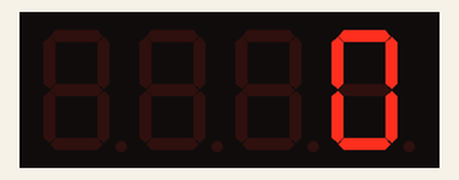
The sketch below on a simulated Arduino Uno, built with avr-gcc and run on an emulated ATmega328P. On the bench: 4-digit seven-segment display.

Above: at 0.1 s.
At 2.1 s:
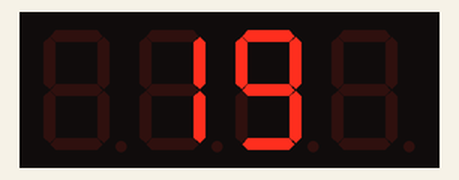
At 4.2 s:
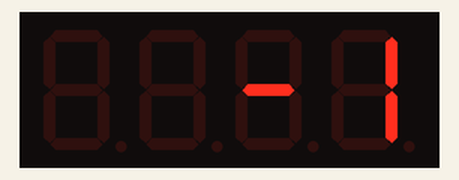
At 6.3 s:
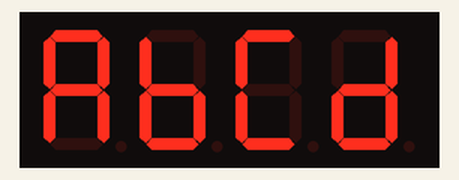
At 7.3 s:
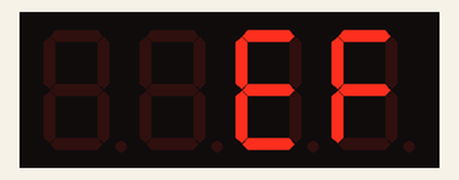
At 12.0 s:
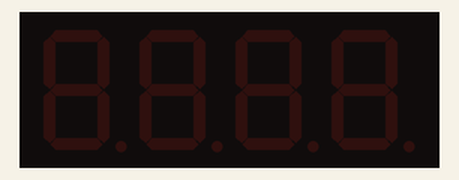

Measured:
- by itself, everything shown: repeats every 14.0 s, in 17 steps
- what the display in image 1 shows lasts 1.0 s, from 2.1 s to 3.1 s

The sketch:

7sd_4d.ino
```cpp
#include "TM1637Display.h"  // Kütüphaneyi ekliyoruz

int CLK = 2;  // Modülün CLK pini
int DIO = 3;  // Modülün DIO pini

TM1637Display display(CLK, DIO);  // Kütüphane tanımlanıyor


void setup() {
  // put your setup code here, to run once:
}

void loop() {
  display.setBrightness(7);  // Parlaklık ayarı (0 en düşük, 7 en yüksek)

  display.showNumberDec(0, false);  // Ekranda ___0 yazacak
  delay(1000);
  display.showNumberDec(1, true);  // Ekranda 0001 yazacak
  delay(1000);
  display.clear();                         // Yeni bilgi göndermeden önce ekranı temizle
  display.showNumberDec(19, false, 2, 1);  // Ekranda _19_ yazacak
  delay(1000);
  display.clear();
  display.showNumberDec(4, true, 2, 0);  // Ekranda 04__ yazacak
  delay(1000);
  display.clear();
  display.showNumberDec(-1, false, 3, 1);  // Ekranda __-1 yazacak
  delay(1000);
  display.clear();
  display.showNumberDec(-2, false, 3, 0);  // Ekranda _-2_ yazacak
  delay(1000);
  display.clear();
  display.showNumberHexEx(0xABCD);  // Ekranda ABCD yazacak
  delay(1000);
  display.clear();
  display.showNumberHexEx(0xEF);  // Ekranda __EF yazacak
  delay(1000);

  for (int x = 0; x < 7; x++) {  // Parlaklık ayarını değiştirelim
    display.setBrightness(x);
    display.showNumberDec(1919, false);  // Yazılan değişince parlaklık değişir
    delay(500);
  }

  display.setBrightness(7, false);     // Burada false yapıp veri değişince-
  display.showNumberDec(1919, false);  // - ekran kapanır. 1919 hiç görünmeyecek
  delay(1000);
  display.setBrightness(7, true);      // Ekran açıldı, hala veri görünmüyor
  display.showNumberDec(1923, false);  // Bu veri ekranı açar, 1923 görünür
  delay(1000);
}
```
